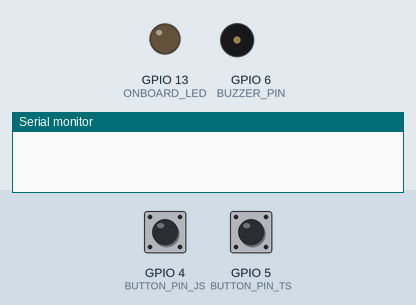
Simulated run of this sketch. Board: ESP32-S3. On the bench: output pins drawn as LEDs (lit = HIGH), buzzer (waves = sounding), the last lines printed to the serial monitor. The inputs (shaded band) are chosen by the test bench; at power-on: GPIO 4 (BUTTON_PIN_JS) LOW, GPIO 5 (BUTTON_PIN_TS) LOW. WiFi joins after 1.5 s; servers stay silent unless stated.

Above: at 2.7 s.
2.8 s: GPIO 4 (BUTTON_PIN_JS) pulled HIGH for 0.15 s
At 3.04 s:
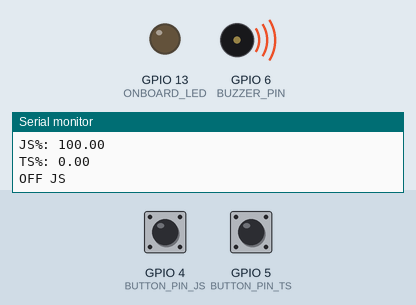
4.7 s: GPIO 5 (BUTTON_PIN_TS) pulled HIGH for 0.15 s
At 5.8 s:
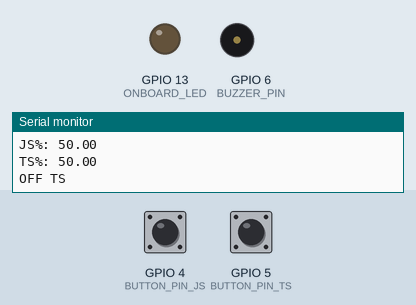
Timing chart, 0 to 7.7 s (numbered marks = the images above; inputs shaded):
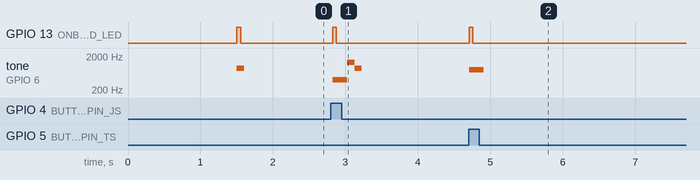

The sketch:

JS_vs_TS_nov05a.ino
```cpp
#include "arduino_secrets.h"
/*
  Sketch generated by the Arduino IoT Cloud Thing "JS_vs_TS"
  https://create.arduino.cc/cloud/things/YOUR_THING_ID

  Arduino IoT Cloud Variables description

  The following variables are automatically generated and updated when changes are made to the Thing

  float jsPercentage;
  float tsPercentage;
  int buttonPushCounterJS;
  int buttonPushCounterTS;

  Variables which are marked as READ/WRITE in the Cloud Thing will also have functions
  which are called when their values are changed from the Dashboard.
  These functions are generated with the Thing and added at the end of this sketch.
*/

#include "thingProperties.h"

#define BUTTON_PIN_JS 4
#define BUTTON_PIN_TS 5
#define BUZZER_PIN 6
#define ONBOARD_LED  13

int buttonStateJS = 0;
int buttonStateTS = 0;
int lastButtonStateJS = 0;
int lastButtonStateTS = 0;
bool isConnectedToCloud = false;

void setup() {
  // Initialize serial and wait for port to open:
  Serial.begin(9600);

  // This delay gives the chance to wait for a Serial Monitor without blocking if none is found
  delay(1500);

  // Defined in thingProperties.h
  initProperties();

  // Connect to Arduino IoT Cloud
  ArduinoCloud.begin(ArduinoIoTPreferredConnection);

  /*
     The following function allows you to obtain more information
     related to the state of network and IoT Cloud connection and errors
     the higher number the more granular information you’ll get.
     The default is 0 (only errors).
     Maximum is 4
  */
  setDebugMessageLevel(4);
  ArduinoCloud.printDebugInfo();

  pinMode(BUTTON_PIN_JS, INPUT);
  pinMode(BUTTON_PIN_TS, INPUT);
  pinMode(BUZZER_PIN, OUTPUT);
  pinMode(ONBOARD_LED, OUTPUT);

  tone(BUZZER_PIN, 440, 100);
  tone(BUZZER_PIN, 2 * 440, 100);

  digitalWrite(ONBOARD_LED, HIGH);

}

void loop() {
  ArduinoCloud.update();

  if (!isConnectedToCloud) {
    if (ArduinoCloud.connected()) {
      digitalWrite(ONBOARD_LED, LOW);
      tone(BUZZER_PIN, 3 * 440, 100);
      delay(100);
      tone(BUZZER_PIN, 2 * 440, 100);
      isConnectedToCloud = true;
    }
  }

  buttonStateJS = digitalRead(BUTTON_PIN_JS);
  buttonStateTS = digitalRead(BUTTON_PIN_TS);
  if (buttonStateJS != lastButtonStateJS) {
    if (buttonStateJS == HIGH) {
      // if the current state is HIGH then the button went from off to on
      digitalWrite(ONBOARD_LED, HIGH);
      buttonPushCounterJS++;
      Serial.print("ON: number of button pushes JS: ");
      Serial.println(buttonPushCounterJS);
      tone(BUZZER_PIN, 400, 200);
      updatePercentages(buttonPushCounterJS, buttonPushCounterTS);
    } else {
      Serial.println("OFF JS");
    }
  }
  if (buttonStateTS != lastButtonStateTS) {
    if (buttonStateTS == HIGH) {
      digitalWrite(ONBOARD_LED, HIGH);
      // if the current state is HIGH then the button went from off to on
      buttonPushCounterTS++;
      Serial.print("ON: number of button pushes TS: ");
      Serial.println(buttonPushCounterTS);
      tone(BUZZER_PIN, 800, 200);
      updatePercentages(buttonPushCounterJS, buttonPushCounterTS);
    } else {
      Serial.println("OFF TS");
    }
  }

  delay(50);
  lastButtonStateJS = buttonStateJS;
  lastButtonStateTS = buttonStateTS;
  digitalWrite(ONBOARD_LED, LOW);
}

void updatePercentages(int buttonPushCounterJS, int buttonPushCounterTS) {
  if (buttonPushCounterJS + buttonPushCounterTS > 0) {
    jsPercentage = float(buttonPushCounterJS) / (buttonPushCounterJS + buttonPushCounterTS) * 100;
    tsPercentage = float(buttonPushCounterTS) / (buttonPushCounterJS + buttonPushCounterTS) * 100;
  } else {
    jsPercentage = tsPercentage = 0.0;
  }
  Serial.print("JS%: ");
  Serial.println(jsPercentage);
  Serial.print("TS%: ");
  Serial.println(tsPercentage);
}

/*
  Since ButtonPushCounterJS is READ_WRITE variable, onButtonPushCounterJSChange() is
  executed every time a new value is received from IoT Cloud.
*/
void onButtonPushCounterJSChange()  {
  // Add your code here to act upon ButtonPushCounterJS change
  tone(BUZZER_PIN, 440, 500);
  updatePercentages(buttonPushCounterJS, buttonPushCounterTS);
}

/*
  Since ButtonPushCounterTS is READ_WRITE variable, onButtonPushCounterTSChange() is
  executed every time a new value is received from IoT Cloud.
*/
void onButtonPushCounterTSChange()  {
  // Add your code here to act upon ButtonPushCounterTS change
  tone(BUZZER_PIN, 2 * 440, 500);
  updatePercentages(buttonPushCounterJS, buttonPushCounterTS);
}


/*
  Since TsPercentage is READ_WRITE variable, onTsPercentageChange() is
  executed every time a new value is received from IoT Cloud.
*/
void onTsPercentageChange()  {
  // Add your code here to act upon TsPercentage change
}


/*
  Since JsPercentage is READ_WRITE variable, onJsPercentageChange() is
  executed every time a new value is received from IoT Cloud.
*/
void onJsPercentageChange()  {
  // Add your code here to act upon JsPercentage change
}
```

arduino_secrets.h
```cpp
#define SECRET_DEVICE_KEY "YOUR_DEVICE_SECRET_KEY"
#define SECRET_OPTIONAL_PASS "YOUR_SSID_PASSWORD"
#define SECRET_SSID "YOUR_SSID"
```

thingProperties.h
```cpp
// Code generated by Arduino IoT Cloud, DO NOT EDIT.

#include <ArduinoIoTCloud.h>
#include <Arduino_ConnectionHandler.h>

const char DEVICE_LOGIN_NAME[]  = "YOUR_DEVICE_ID";

const char SSID[]               = SECRET_SSID;    // Network SSID (name)
const char PASS[]               = SECRET_OPTIONAL_PASS;    // Network password (use for WPA, or use as key for WEP)
const char DEVICE_KEY[]  = SECRET_DEVICE_KEY;    // Secret device password

void onJsPercentageChange();
void onTsPercentageChange();
void onButtonPushCounterJSChange();
void onButtonPushCounterTSChange();

float jsPercentage;
float tsPercentage;
int buttonPushCounterJS;
int buttonPushCounterTS;

void initProperties(){

  ArduinoCloud.setBoardId(DEVICE_LOGIN_NAME);
  ArduinoCloud.setSecretDeviceKey(DEVICE_KEY);
  ArduinoCloud.addProperty(jsPercentage, READWRITE, ON_CHANGE, onJsPercentageChange);
  ArduinoCloud.addProperty(tsPercentage, READWRITE, ON_CHANGE, onTsPercentageChange);
  ArduinoCloud.addProperty(buttonPushCounterJS, READWRITE, ON_CHANGE, onButtonPushCounterJSChange);
  ArduinoCloud.addProperty(buttonPushCounterTS, READWRITE, ON_CHANGE, onButtonPushCounterTSChange);

}

WiFiConnectionHandler ArduinoIoTPreferredConnection(SSID, PASS);
```

Measured:
- after the input at 2.8 s, GPIO 13 (ONBOARD_LED): LOW → HIGH at once, → LOW 0.05 s later
- after the input at 4.7 s, GPIO 13 (ONBOARD_LED): LOW → HIGH at once, → LOW 0.05 s later; tone on GPIO 6 (BUZZER_PIN): silent → 800 Hz at once, → silent 0.20 s later
